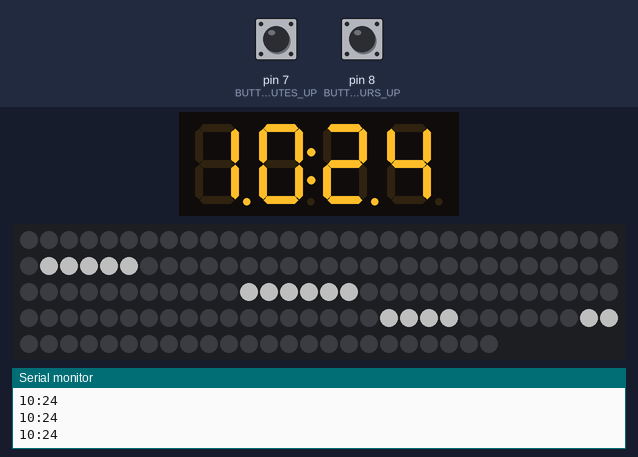
Recording of a sketch running on a simulated Arduino Nano, built with avr-gcc and run on an emulated ATmega328P. Shown: 4-digit seven-segment display, 144 RGB LEDs in strip order, left to right, continuing on the next row, the last lines printed to the serial monitor. The test bench sets the inputs (shaded band); at power-on: pin 7 (BUTTON_MINUTES_UP) LOW, pin 8 (BUTTON_HOURS_UP) LOW. Dim RGB values are drawn brighter than linear; the local clock reads 2024-03-15 10:24:30 at power-on unless the sketch sets it.

Above: at 1.2 s.
1.3 s: pin 7 (BUTTON_MINUTES_UP) pulled HIGH for 0.15 s
At 2.5 s:
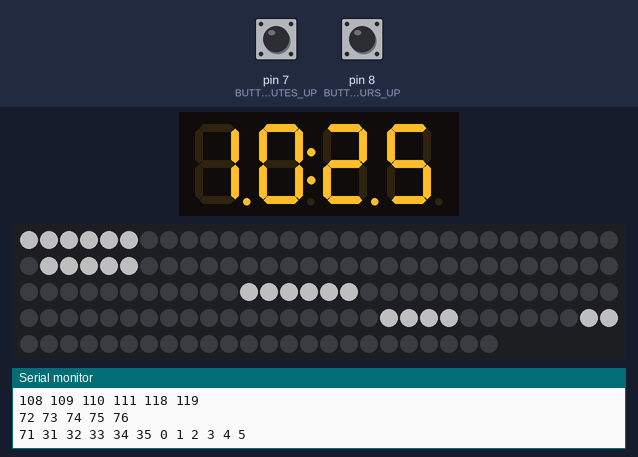
2.9 s: pin 8 (BUTTON_HOURS_UP) pulled HIGH for 0.15 s
At 4.2 s:
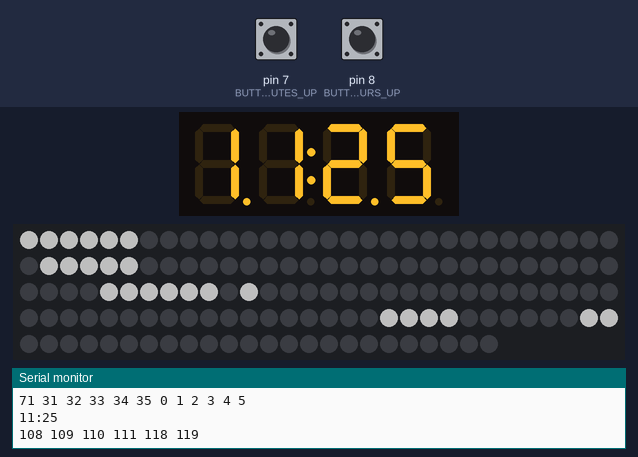
4.5 s: pin 8 (BUTTON_HOURS_UP) pulled HIGH for 1 s
At 5.7 s:
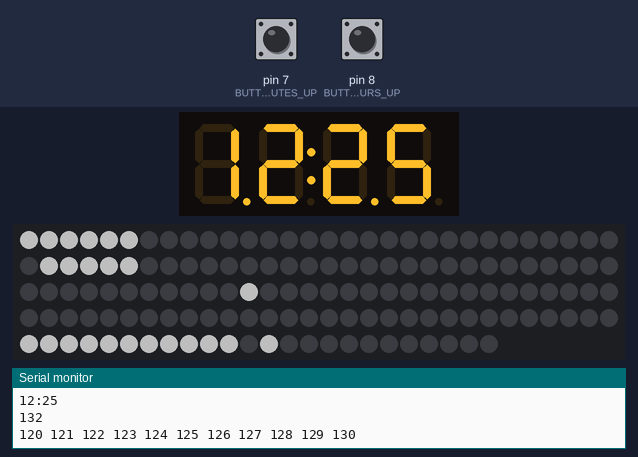
7.0 s: pin 7 (BUTTON_MINUTES_UP) pulled HIGH for 1 s
9.5 s: pin 8 (BUTTON_HOURS_UP) pulled HIGH for 0.15 s
At 10.4 s:
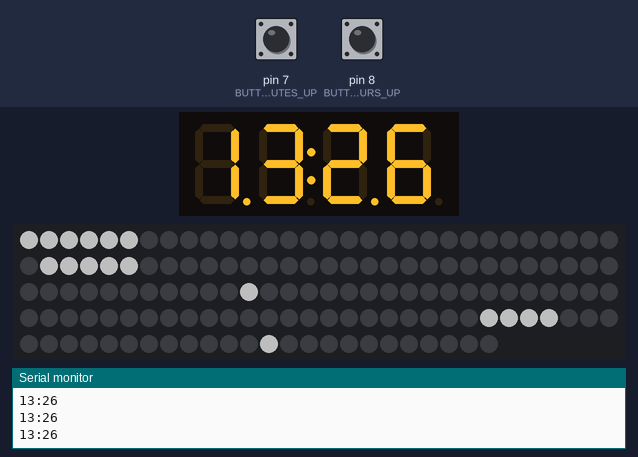
11.1 s: pin 8 (BUTTON_HOURS_UP) pulled HIGH for 1 s
At 11.5 s:
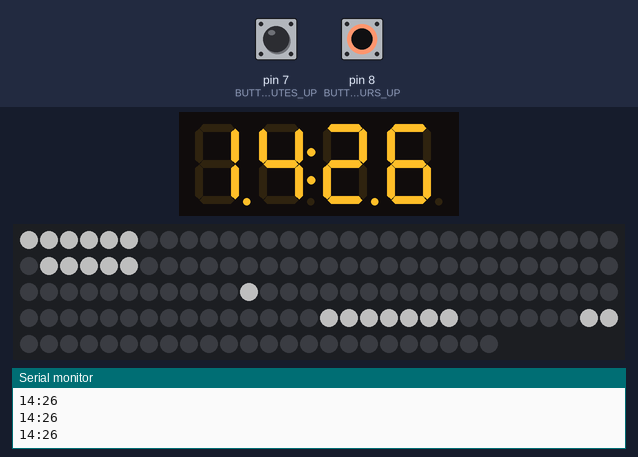
Timing chart, 0 to 14.1 s (numbered marks = the images above; inputs shaded):
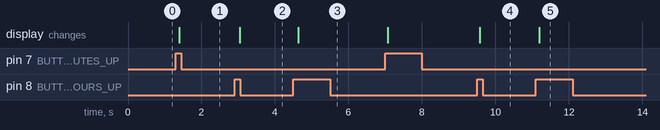

The sketch:

clock.ino
```cpp
#include <Arduino.h>
#include <SPI.h>
#include "RTClib.h"
#include <Wire.h>
#include <TM1637Display.h>
#include "FastLED.h"
#include <EasyButton.h>

#define SPECIAL_MOON 0
#define SPECIAL_SUN 1

#define UPDATE_PERIOD_MINUTES 1
#define LED_PIN  9
#define CLK_PIN 2
#define DIO_PIN 3
#define BUTTON_HOURS_UP 8
#define BUTTON_MINUTES_UP 7
#define SCREEN_ADDRESS 0x3C

#define SINGULAR_VERBAL_FORM 0
#define PLURAL_VERBAL_FORM 1

#define BRIGHTNESS_DISPLAY 2
#define BRIGHTNESS_LED 80

CRGB leds[144];

RTC_DS1307 rtc;

TM1637Display display(CLK_PIN, DIO_PIN);

EasyButton buttonHoursUp(BUTTON_HOURS_UP, 35U, false, false);
EasyButton buttonMinutesUp(BUTTON_MINUTES_UP, 35U, false, false);


bool mustUpdateLedMatrix = true;

// DA BASSO VERSO ALTO
const unsigned char specialSymbols[]  = {
  133, //LUNA
  131 //SOLE
};

const unsigned char verbalForms[2][6] = {
  {132,200,200,200,200,200}, //E'
  {108,109,110,111,118,119} //SONO LE-
};

const unsigned char hours[13][12] = {
  {134,135,136,137,138,139,140,141,142,143,200,200},  //MEZZANOTTE
  {113,114,115,116,200,200,200,200,200,200,200,200},  //L'UNA
  {105,106,107,200,200,200,200,200,200,200,200,200},  //DUE
  {102,103,104,200,200,200,200,200,200,200,200,200}, //TRE
  {84,85,86,87,88,89,90,200,200,200,200,200}, //QUATTRO
  {96,97,98,99,100,101,200,200,200,200,200,200},  //CINQUE
  {81,82,83,200,200,200,200,200,200,200,200,200},  //SEI
  {91,92,93,94,95,200,200,200,200,200,200,200},  //SETTE
  {77,78,79,80,200,200,200,200,200,200,200,200}, //OTTO
  {60,61,62,63,200,200,200,200,200,200,200,200}, //NOVE
  {72,73,74,75,76,200,200,200,200,200,200,200},  //DIECI
  {64,65,66,67,68,69,200,200,200,200,200,200}, //UNDICI
  {120,121,122,123,124,125,126,127,128,129,130,200} //MEZZOGIORNO
};

const unsigned char minutes[11][16] = {
  {71,0,1,2,3,4,5,200,200,200,200,200,200,200,200,200}, //E CINQUE
  {71,36,37,38,39,40,200,200,200,200,200,200,200,200,200,200}, //E DIECI
  {71,41,42,6,7,8,9,10,11,200,200,200,200,200,200,200}, //E UN QUARTO
  {71,31,32,33,34,35,200,200,200,200,200,200,200,200,200,200}, //E VENTI
  {71,31,32,33,34,35,0,1,2,3,4,5,200,200,200,200}, //E VENTI CINQUE
  {71,43,44,45,46,47,200,200,200,200,200,200,200,200,200,200}, //E MEZZA
  {71,24,25,26,27,28,29,0,1,2,3,4,5,200,200,200}, //E TRENTA CINQUE
  {71,48,49,50,51,52,53,54,55,200,200,200,200,200,200,200}, //E QUARANTA
  {56,57,58,59,41,42,6,7,8,9,10,11,200,200,200,200}, //MENO UN QUARTO
  {71,13,14,15,16,17,18,19,20,21,200,200,200,200,200,200}, //E CINQUANTA
  {71,13,14,15,16,17,18,19,20,21,0,1,2,3,4,5}  //E CINQUANTA CINQUE
};


void turnOnSpecialSymbols(int currentHours, int currentMinutes)
{
    int ledIndex = (currentHours == 0 && currentMinutes < 5)?  specialSymbols[SPECIAL_MOON] : ((currentHours == 12 && currentMinutes < 5)? specialSymbols[SPECIAL_SUN] : -1);

    if (ledIndex == -1)
      return;

    if (ledIndex  == specialSymbols[SPECIAL_MOON])
      leds[ledIndex] = CRGB::Blue;
    else
      leds[ledIndex] = CRGB::Yellow;

}

void turnOnLedsForVerbalForm(int currentHours, int currentMinutes){
    int verbalFormIndex = (currentHours == 12 || currentHours == 13 || currentHours == 0)? 0 : 1;

    //Index for verbal form
    for (size_t i = 0; i < 6; i++)
    {
        unsigned int ledToTurnOn = verbalForms[verbalFormIndex][i];
        if (ledToTurnOn ==  200)
        {
            break;
        }
        else
        {
            leds[ledToTurnOn] = CRGB::White;
            Serial.print(ledToTurnOn);
            Serial.print(" ");
        }
    }
    Serial.println();
}

void turnOnLedsForHours(int currentHours, int currentMinutes){

    //Caso speciale per "meno un quarto"
    int arrangedHours = (currentMinutes == 45)? (currentHours+ 1) % 24 : currentHours;

    int indexOfHours = (arrangedHours > 12)? arrangedHours - 12: arrangedHours;

    //Index for verbal form
    for (size_t i = 0; i < 12; i++)
    {
        unsigned int ledToTurnOn = hours[indexOfHours][i];
        if (ledToTurnOn ==  200)
        {
            break;
        }
        else
        {
            leds[ledToTurnOn] = CRGB::White;
            Serial.print(ledToTurnOn);
            Serial.print(" ");
        }
    }
    Serial.println();
}

void turnOnLedsForMinutes(int currentMinutes){

    // if minutes are 0 must not turn on led
    if (currentMinutes == 0)
      return;

    int arrangedMinutes = currentMinutes / 5 * 5; //get nearest multiple of 5
    int indexOfMinutes = arrangedMinutes / 5 -1;

    //Index for verbal form
    for (size_t i = 0; i < 16; i++)
    {
        unsigned int ledToTurnOn = minutes[indexOfMinutes][i];
        if (ledToTurnOn ==  200)
        {
            break;
        }
        else
        {
            leds[ledToTurnOn] = CRGB::White;
            Serial.print(ledToTurnOn);
            Serial.print(" ");
        }
    }
    Serial.println();
}


void printTimeOnDisplay(int currentHours, int currentMinutes) {
  // Create time format to display as single decimal value
	int displaytime = (currentHours * 100) + currentMinutes;
  	// Display the current time in 24 hour format with leading zeros and a center colon enabled
	display.showNumberDecEx(displaytime, 0b11100000, true);
}


bool shouldUpdateLedMatrix(int currentHours, int currentMinutes, int updatePeriodInMinutes)
{
    return ((currentMinutes + currentHours*60) % updatePeriodInMinutes) == 0;
}

// the setup function runs once when you press reset or power the board
void setup() {

  Serial.begin(9600);

  if (! rtc.begin()) {
    Serial.println("Couldn't find RTC");
    while (1);
  }


  if (! rtc.isrunning()) {
    Serial.println("RTC is NOT running!");
    // following line sets the RTC to the date & time this sketch was compiled
     rtc.adjust(DateTime(F(__DATE__), F(__TIME__)));
  }

    FastLED.addLeds<WS2811, LED_PIN, GRB>(leds, 144).setCorrection( TypicalLEDStrip );
    FastLED.setBrightness(BRIGHTNESS_LED);

    // Set the display brightness (0-7)
    display.setBrightness(BRIGHTNESS_DISPLAY);
    // Clear the display
    display.clear();


    buttonHoursUp.begin();
    buttonMinutesUp.begin();
}


// the loop function runs over and over again forever
void loop() {
    DateTime now = rtc.now();
    buttonHoursUp.read();
    buttonMinutesUp.read();

    if (buttonHoursUp.wasPressed())
    {
      uint8_t hours = (now.hour() + 1) % 24;
      rtc.adjust(DateTime(now.year(),now.month(),now.day(),hours,now.minute(),now.second()));
      now = rtc.now();
      mustUpdateLedMatrix = true;
    }

    if (buttonMinutesUp.wasPressed())
    {
      uint8_t minutes = (now.minute() + 1) % 60;
      rtc.adjust(DateTime(now.year(),now.month(),now.day(),now.hour(),minutes,now.second()));
      now = rtc.now();
      mustUpdateLedMatrix = true;
    }

    int currentHours = now.hour();
    int currentMinutes = now.minute();

    Serial.print(currentHours);
    Serial.print(":");
    Serial.println(currentMinutes);

    if (mustUpdateLedMatrix || shouldUpdateLedMatrix(currentHours, currentMinutes, 5)) {

      mustUpdateLedMatrix = false;
      //turn off all LEDS
      FastLED.clearData();
      turnOnLedsForVerbalForm(currentHours, currentMinutes);
      turnOnLedsForHours(currentHours, currentMinutes);
      turnOnLedsForMinutes(currentMinutes);
      turnOnSpecialSymbols(currentHours, currentMinutes);
      //Update leds
      FastLED.show();

    }

    printTimeOnDisplay(currentHours, currentMinutes);
    delay(50);
}
```

Measured:
- after the input at 1.3 s, the display: changes after 0.10 s (image 1)
- after the input at 2.9 s, the display: changes after 0.14 s (image 2)
- after the input at 4.5 s, the display: changes after 0.14 s (image 3)
- after the input at 9.5 s, the display: changes after 0.07 s (image 4)
- after the input at 11.1 s, the display: changes after 0.10 s (image 5)
